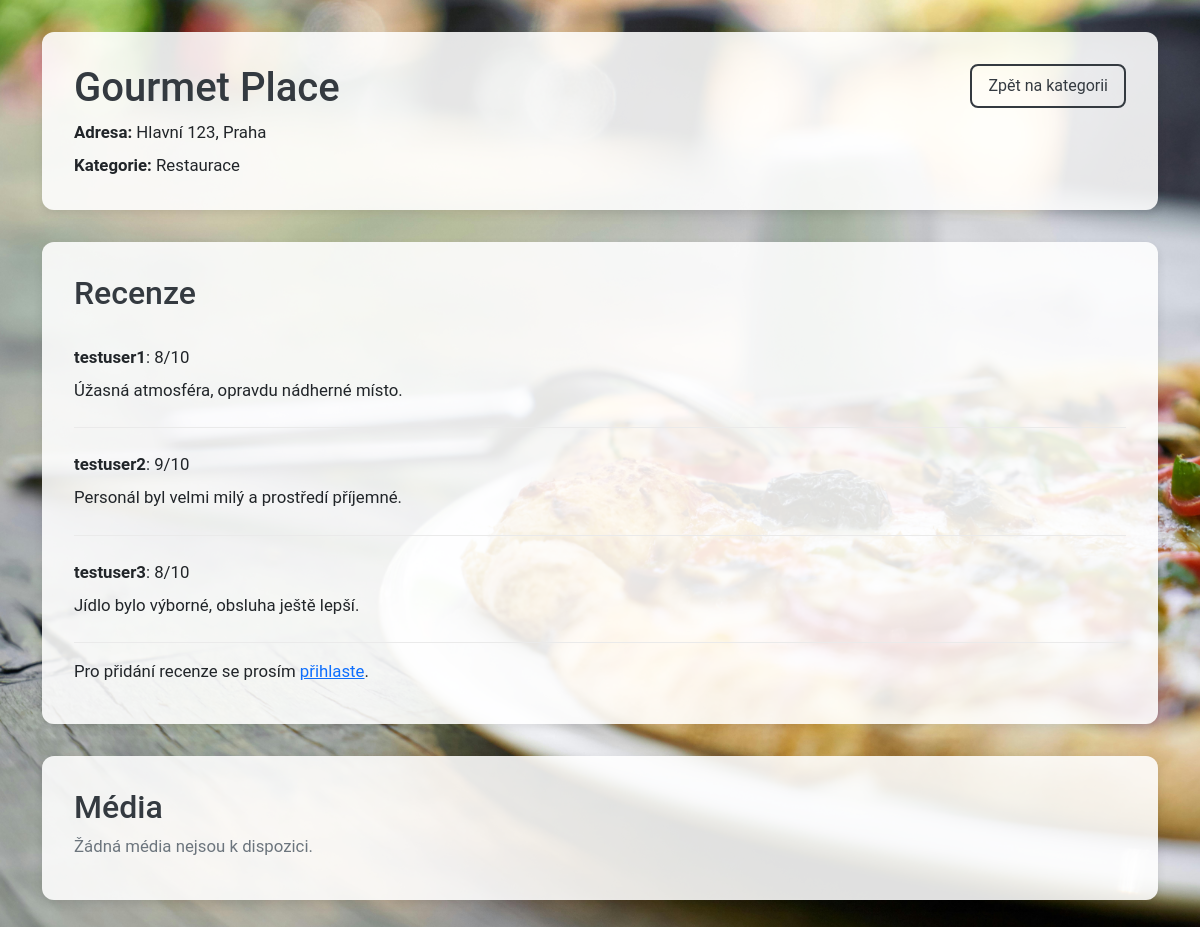
/business/153/, run on the app's committed database.
### main/models.py (models this page shows, shortened)
class Business(models.Model):
    name = models.CharField(max_length=255)
    address = models.CharField(max_length=255)
    category = models.ForeignKey(
        Category, on_delete=models.CASCADE, related_name='businesses'
    )
    description = models.TextField(blank=True)
    owner = models.ForeignKey(User, on_delete=models.CASCADE)
    products = models.ManyToManyField(Product, related_name='businesses', blank=True)
    signature_product = models.ForeignKey(
        Product,
        on_delete=models.SET_NULL,
        null=True,
        blank=True,
        related_name='signature_for_business',
    )
    image = models.ImageField(
        upload_to='business_images/', blank=True, null=True
    )
    video = models.FileField(
        upload_to='business_videos/', blank=True, null=True
    )
    class Meta:
        verbose_name = "Business"
        verbose_name_plural = "Businesses"

class Category(models.Model):
    name = models.CharField(max_length=100, unique=True)
    description = models.TextField(null=True, blank=True)

class Review(models.Model):
    user = models.ForeignKey(User, on_delete=models.CASCADE)
    business = models.ForeignKey(
        Business, on_delete=models.CASCADE, related_name='reviews'
    )
    rating = models.IntegerField()
    comment = models.TextField(blank=True)
    created_at = models.DateTimeField(auto_now_add=True)

### main/views.py (the view)
# urls.py: path('business/<int:id>/', views.business_detail, name='business_detail'),
def business_detail(request, id):
    business = get_object_or_404(Business, id=id)
    reviews = business.reviews.all()
    media_items = business.media.all()
    return render(request, 'business_detail.html',
                  {'business': business, 'reviews': reviews, 'media_items': media_items})

### main/templates/business_detail.html (shortened to what this page needs)
{% load static %}
<!DOCTYPE html>
<html lang="cs">
<head>
    <link href="https://cdn.jsdelivr.net/npm/bootstrap@5.3.1/dist/css/bootstrap.min.css" rel="stylesheet">
</head>
<body>
    <div class="container">
        <div class="business-details">
            <div class="d-flex flex-column flex-md-row justify-content-between align-items-start gap-2">
                <div>
                    <h1 class="mb-2">{{ business.name }}</h1>
                    <p><strong>Adresa:</strong> {{ business.address }}</p>
                    <p class="mb-0"><strong>Kategorie:</strong> {{ business.category.name }}</p>
                </div>
                <div class="top-actions">
                    <a href="{% url 'category_detail' business.category.id %}" class="back-link">Zpět na kategorii</a>
                </div>
            </div>
        </div>
        <div class="reviews-section">
            <h2>Recenze</h2>
            {% if reviews %}
            <ul class="list-unstyled">
                {% for review in reviews %}
                <li class="review-item">
                    <p><strong>{{ review.user.username }}</strong>: {{ review.rating }}/10</p>
                    <p>{{ review.comment }}</p>
                </li>
                {% endfor %}
            </ul>
            {% else %}
            <p class="text-secondary">Žádné recenze nejsou k dispozici.</p>
            {% endif %}
            {% if user.is_authenticated %}
            <a href="{% url 'add_review' business.id %}" class="btn btn-primary mt-2">Přidat recenzi</a>
            {% else %}
            <p>Pro přidání recenze se prosím <a href="{% url 'login' %}">přihlaste</a>.</p>
            {% endif %}
        </div>
        <div class="media-gallery">
            <h2>Média</h2>
            {% if media_items %}
            <div class="row">
                {% for media in media_items %}
                <div class="col-12 col-sm-6 col-md-4 mb-3 media-item">
                    <img src="{{ media.file.url }}" alt="Media obrázek">
                </div>
                {% endfor %}
            </div>
            {% else %}
            <p class="text-secondary">Žádná média nejsou k dispozici.</p>
            {% endif %}
        </div>
    </div>
</body>
</html>

### data on the page
Business: name "Gourmet Place", address "Hlavní 123, Praha", category.name "Restaurace"
Review: user.username "testuser1", rating "8", comment "Úžasná atmosféra, opravdu nádherné místo."
Review: user.username "testuser2", rating "9", comment "Personál byl velmi milý a prostředí příjemné."
Review: user.username "testuser3", rating "8", comment "Jídlo bylo výborné, obsluha ještě lepší."
